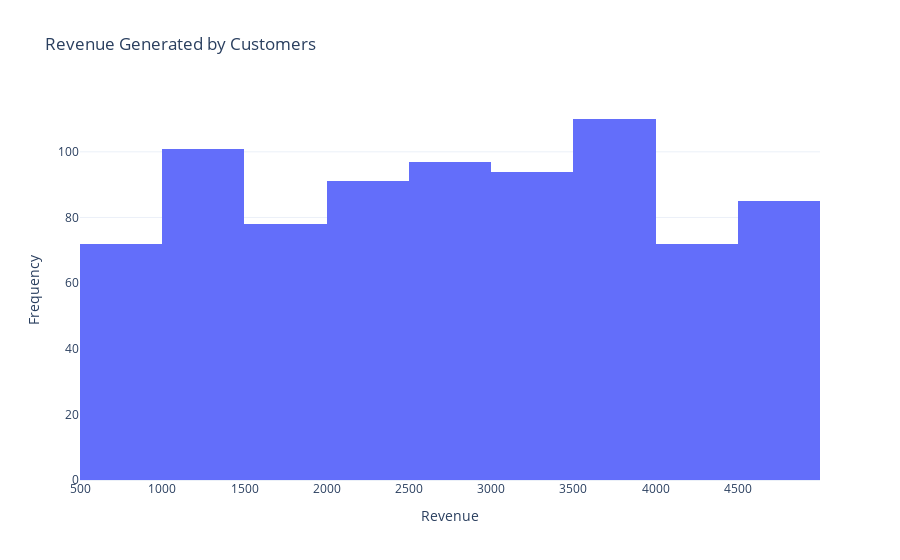

Write notebook code for a chart like this one.
### Markdown cell above
Revenue Generated by Customer

### Code cell
fig = go.Figure(data = [go.Histogram(x=data['revenue'], nbinsx=20)])
fig.update_layout(
    title='Revenue Generated by Customers', xaxis_title='Revenue', yaxis_title='Frequency')

### Figure 1 — Plotly figure (JSON) as saved in the notebook; plotly's stock layout.template omitted (floating-point values rounded to 4 significant figures; data arrays with more than 128 entries replaced by an {"elided": "..."} marker saying what was removed)
{"data": [{"nbinsx": 20, "type": "histogram", "x": {"elided": "800 int values"}}], "layout": {"autosize": true, "title": {"text": "Revenue Generated by Customers"}, "xaxis": {"autorange": true, "range": [499.5, 5000.0], "title": {"text": "Revenue"}, "type": "linear"}, "yaxis": {"autorange": true, "range": [0, 115.8], "title": {"text": "Frequency"}}}}
